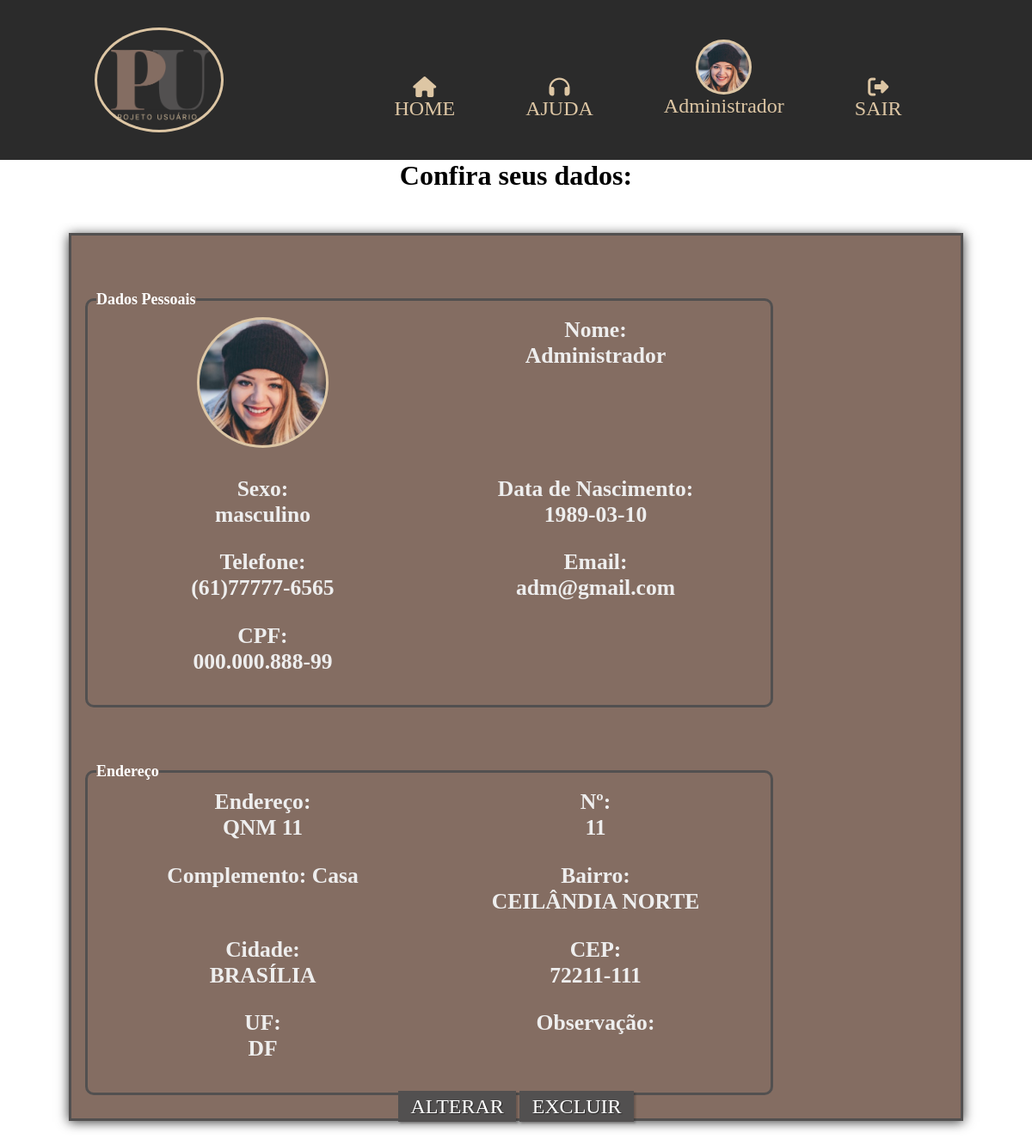
The app's page /view/perfil_usu.php (signed in) with its own data.
### tables this page shows
CREATE TABLE `usuario` (
  `id_usuario` INT(11) NOT NULL AUTO_INCREMENT,
  `nome_usu` VARCHAR(100) NOT NULL,
  `email` VARCHAR(100) NOT NULL,
  `senha` VARCHAR(50) NOT NULL,
  `telefone` VARCHAR(20) DEFAULT NULL,
  `cpf` VARCHAR(14) DEFAULT NULL,
  `sexo` ENUM('masculino', 'feminino', 'naoBinario', 'naoDeclarar') NOT NULL COMMENT 'Masculino\\nFeminino\\nNão Binário\\nNão Declarar',
  `dt_nascimento` DATE DEFAULT NULL,
  `endereco` VARCHAR(70) DEFAULT NULL,
  `numero` CHAR(7) DEFAULT NULL,
  `complemento` VARCHAR(15) DEFAULT NULL,
  `bairro` VARCHAR(70) DEFAULT NULL,
  `cidade` VARCHAR(70) DEFAULT NULL,
  `cep` CHAR(9) DEFAULT NULL,
  `uf` CHAR(2) DEFAULT NULL,
  `foto` VARCHAR(50) DEFAULT NULL,
  `obs` TEXT DEFAULT NULL,
  `situacao` VARCHAR(10) DEFAULT 'Ativo' COMMENT 'Ativo\\nCancelado\\nBloqueado',
  `fk_id_perfil` INT(11) NOT NULL,
  PRIMARY KEY (`id_usuario`, `fk_id_perfil`),
  INDEX `fk_usuario_perfil_usu1_idx` (`fk_id_perfil` ASC) ,
  CONSTRAINT `fk_usuario_perfil_usu1`
    FOREIGN KEY (`fk_id_perfil`)
    REFERENCES `perfil` (`id_perfil`)
    ON DELETE NO ACTION
    ON UPDATE NO ACTION);

### model/usuarioDAO.php (called while the page is built, shortened)
<?php
require_once 'conexao.php';
require_once 'usuarioDTO.php';
class UsuarioDAO{
    public $pdo ;
    public function __construct(){
        $this->pdo = Conexao::getInstance();
    }
    public function buscarPorID($id) {
        try {
            $sql = "SELECT * FROM usuario WHERE id_usuario=?";
            $stmt = $this->pdo->prepare($sql);
            $stmt->bindValue(1,$id);
            $stmt->execute();
            if ($stmt->rowCount() > 0) {
                $usuarioFetch = $stmt->fetch(PDO::FETCH_ASSOC);
                $usuarioDTO = new UsuarioDTO();
                $usuarioDTO->setId_usuario($usuarioFetch["id_usuario"]);
                $usuarioDTO->setNome_usu($usuarioFetch["nome_usu"]);
                $usuarioDTO->setEmail($usuarioFetch["email"]);
                $usuarioDTO->setSenha($usuarioFetch["senha"]);
                $usuarioDTO->setCpf($usuarioFetch["cpf"]);
                $usuarioDTO->setTelefone($usuarioFetch["telefone"]);
                $usuarioDTO->setSexo($usuarioFetch["sexo"]);
                $usuarioDTO->setDt_nascimento($usuarioFetch["dt_nascimento"]);
                $usuarioDTO->setEndereco($usuarioFetch["endereco"]);
                $usuarioDTO->setNumero($usuarioFetch["numero"]);
                $usuarioDTO->setComplemento($usuarioFetch["complemento"]);
                $usuarioDTO->setBairro($usuarioFetch["bairro"]);
                $usuarioDTO->setCidade($usuarioFetch["cidade"]);
                $usuarioDTO->setUf($usuarioFetch["uf"]);
                $usuarioDTO->setCep($usuarioFetch["cep"]);
                $usuarioDTO->setSituacao($usuarioFetch["situacao"]);
                $usuarioDTO->setFoto($usuarioFetch["foto"]);
                $usuarioDTO->setObs($usuarioFetch["obs"]);
                $usuarioDTO->setId_Perfil($usuarioFetch["fk_id_perfil"]);
                return $usuarioDTO;
            }
            return false;
        } catch (PDOException $exc) {
            echo $exc->getMessage();
            die();
        }
    }
    public function mostrarFoto($id) {
        try{
            $sql = "SELECT * FROM usuario u INNER JOIN perfil p ON u.fk_id_perfil = p.id_perfil WHERE id_usuario=?";
            $stmt = $this->pdo->prepare($sql);
            $stmt->bindValue(1, $id);
            $stmt->execute();
            $usuarioFetch = $stmt->fetch(PDO::FETCH_ASSOC);
           if($usuarioFetch != null){
                $usuarioDTO = new usuarioDTO();
                    return $usuarioFetch;
               }
               return null;
           }catch(PDOException $exc){
           echo $exc->getMessage();
       }
    }
}

### model/conexao.php (called while the page is built)
<?php
class Conexao{
    private static $conexao;
    public static function getInstance(){
        if(!isset(self::$conexao)){
            try{
                $options = array(
                    PDO::ATTR_PERSISTENT => true,
                    PDO::MYSQL_ATTR_INIT_COMMAND => 'SET NAMES UTF8',
                    PDO::ATTR_ERRMODE => PDO::ERRMODE_EXCEPTION
                );
                    self::$conexao = new PDO("mysql:host=localhost;dbname=projeto_usu","root","",$options);
            }catch(PDOException $exc){
                echo "Erro ao conectar ao banco ".$exc->getMessage();
            }
        }
        return self::$conexao;
    }
}

### model/usuarioDTO.php (called while the page is built, shortened)
<?php
class UsuarioDTO{
    private $id_usuario;
    private $nome_usu;
    private $email;
    private $cpf;
    private $telefone;
    private $sexo;
    private $dt_nascimento;
    private $endereco;
    private $numero;
    private $complemento;
    private $bairro;
    private $cidade;
    private $uf;
    private $cep;
    private $foto;
    public function getId_usuario(){
        return $this->id_usuario;
    }
    public function setId_usuario($id_usuario)
    {
        $this->id_usuario = $id_usuario;
        return $this;
    }
    public function getNome_usu(){
        return $this->nome_usu;
    }
    public function setNome_usu($nome_usu)
    {
        $this->nome_usu = ucwords(trim($nome_usu));
        return $this;
    }
    public function getEmail()
    {
        return $this->email;
    }
    public function setEmail($email)
    {
        $this->email = strtolower(trim($email));
        return $this;
    }
    public function setSenha($senha)
    {
        return $this;
    }
    public function getCpf(){
        return $this->cpf;
    }
    public function setCpf($cpf)
    {
        $this->cpf = $cpf;
        return $this;
    }
    public function getTelefone(){
        return $this->telefone;
    }
    public function setTelefone($telefone){
        $this->telefone = $telefone;
    }
    public function getSexo(){
        return $this->sexo;
    }
    public function setSexo($sexo){
        $this->sexo = $sexo;
    }
    public function getDt_nascimento(){
        return $this->dt_nascimento;
    }
    public function setDt_nascimento($dt_nascimento){
        $this->dt_nascimento = $dt_nascimento;
    }
    public function getFoto(){
        return $this->foto;
    }
    public function setFoto($foto){
        $this->foto = $foto;
    }
    public function getEndereco(){
        return $this->endereco;
    }
    public function setEndereco($endereco)
    {
        $this->endereco = $endereco;
        return $this;
    }
    public function getNumero(){
        return $this->numero;
    }
    public function setNumero($numero)
    {
        $this->numero = $numero;
        return $this;
    }
    public function getComplemento(){
        return $this->complemento;
    }
    public function setComplemento($complemento)
    {
        $this->complemento = $complemento;
        return $this;
    }
    public function getBairro(){
        return $this->bairro;
    }
    public function setBairro($bairro)
    {
        $this->bairro = $bairro;
        return $this;
    }
    public function getCidade(){
        return $this->cidade;
    }
    public function setCidade($cidade)
    {
        $this->cidade = $cidade;
        return $this;
    }
    public function getUf(){
        return $this->uf;
    }
    public function setUf($uf)
    {
        $this->uf = $uf;
        return $this;
    }
    public function getCep(){
        return $this->cep;
    }
    public function setCep($cep)
    {
        $this->cep = $cep;
        return $this;
    }
    public function setSituacao($situacao)
    {
        return $this;
    }
    public function setId_perfil($id_perfil)
    {
        return $this;
    }
}

### view/perfil_usu.php (the view, shortened to what this page needs)
<?php
require_once '../model/usuarioDAO.php';
$usuarioDAO = new UsuarioDAO();
if (isset($_SESSION["id_usuario"])) {
    $nome_usuario = $_SESSION["nome_usu"];
    $id = $_SESSION["id_usuario"];
    $id_perfil = $_SESSION["id_perfil"];
    $usuario = $usuarioDAO->buscarPorID($id);
    $usuarioFetch = $usuarioDAO->mostrarFoto($id);
} else {
    $nome_usuario = "";
    header("Location: ../index.php?msg=Usuário não encontrado");
    exit();
}
?>
<!DOCTYPE html>
<html>
<head>
    <link rel="stylesheet" href="../css/styleLog.css">
    <link rel="stylesheet" href="../css/style.css">
    <link rel="stylesheet" href="https://cdnjs.cloudflare.com/ajax/libs/font-awesome/6.4.0/css/all.min.css" />
    <link rel="stylesheet" href="https://cdn.jsdelivr.net/npm/sweetalert2@11.0.18/dist/sweetalert2.min.css">
</head>
<body>
    <header class="main_header">
        <a href="../index.php" class="logo">
            <img src="../assets/Logo.png" alt="Bem vindo ao projeto usuário">
        </a>
        <nav class="navbar">
            <a href="../index.php"><i class="fa-solid fa-house"></i>HOME</a></li>
            <a href="http://" target="_blank"><i class="fa-solid fa-headphones"></i>AJUDA</a>
            <?php
                if (!empty($nome_usuario)) {
                    if ($id_perfil == 1 || $id_perfil == 2 || $id_perfil == 3) {
                        $foto = $usuarioFetch['foto'] ?? "";
                        echo '<a href="perfil_usu.php">';
                        if ($foto) {
                                echo '<img src="../assets/pessoas/'.$foto.'" alt="Foto do Cliente">';
                            } else {
                                echo '<i class="fa-solid fa-user"></i>';
                            }
                        echo $nome_usuario.'</a>';
                        echo '<a class="border1" href="../control/control_sair.php" class="item_menu"><i class="fa-solid fa-right-from-bracket"></i>SAIR</a>';
                    }
                }
            ?>
        </nav>
    </header>
    <h1>Confira seus dados:</h1>
    <main id="container">
        <div class="dados">
            <fieldset class="grupo">
                <legend><strong>Dados Pessoais</strong></legend>
                <div class="field">
                    <?php if (!empty($usuario)) { ?>
                        <img class='profile' src="../assets/pessoas/<?= $usuario->getFoto(); ?>" alt="">
                    <?php } ?>
                </div>
                <p class="field"><strong>Nome:</strong> <br><?= $usuario->getNome_usu() ?></p>
                <p class="field"><strong>Sexo:</strong> <br><?= $usuario->getSexo() ?></p>
                <p class="field"><strong>Data de Nascimento:</strong> <br><?= $usuario->getDt_nascimento() ?></p>
                <p class="field"><strong>Telefone:</strong> <br><?= $usuario->getTelefone() ?></p>
                <p class="field"><strong>Email:</strong> <br><?= $usuario->getEmail() ?></p>
                <p class="field"><strong>CPF:</strong> <br><?= $usuario->getCpf() ?></p>
            </fieldset>
            <fieldset class="grupo">
                <legend>Endereço</legend>
                <p class="field"><strong>Endereço:</strong> <br><?= $usuario->getEndereco() ?></p>
                <p class="field"><strong>Nº:</strong> <br><?= $usuario->getNumero() ?></p>
                <p class="field"><strong>Complemento:</strong> <?= $usuario->getComplemento() ?></p>
                <p class="field"><strong>Bairro:</strong> <br><?= $usuario->getBairro() ?></p>
                <p class="field"><strong>Cidade:</strong> <br><?= $usuario->getCidade() ?></p>
                <p class="field"><strong>CEP:</strong> <br><?= $usuario->getCep() ?></p>
                <p class="field"><strong>UF:</strong> <br><?= $usuario->getUF() ?></p>
                <p class="field"><strong>Observação:</strong> <br><?= $usuario->getObs() ?></p>
            </fieldset>
            <a class="botao" href="./alterar_usu.php?id_usuario=<?= $usuario->getId_usuario() ?>">ALTERAR</a>
            <a class="botao" href="../control/excluir.php?id_usuario=<?= $usuario->getId_usuario() ?>" onclick="return confirm('Tem certeza de que deseja excluir o usuário?')">EXCLUIR</a>
        </div>
    </main>
</body>
</html>

### css/styleLog.css (style rules this page uses)
* { margin: 0; padding: 0; box-sizing: border-box; text-decoration: none; }
html { scroll-behavior: smooth; }
body { position: relative; }
#container { border: 3px solid #2B2B2B; box-shadow: 0 0.1rem 0.8rem rgba(0, 0, 0, 0.8); border-color: #525050; background: #846D62; margin: 3em 5em; }
.dados, h1 { text-align: center; }
fieldset { padding: 10px; border: 3px solid #525050; border-radius: 10px; width: 800px; margin: 4em 1em 0 1em; display: flex; flex-wrap: wrap; color: #eee; }
.field { margin-bottom: 1em; width: 50%; font-size: 1.6em; font-weight: 900; }
.field img { max-width: 6em; border-radius: 50%; -moz-border-radius: 50%; -webkit-border-radius: 50%; padding: 3px; background-color: #DDC6A4; }
legend { font-weight: bold; font-size: 18px; color: #fff; text-align: left; }
.botao { font-size: 1.5em; background: #525050; border: 0; margin-bottom: 1.2em; color: #ffffff; padding: 0.2em 0.6em; box-shadow: 2px 2px 2px rgba(0, 0, 0, 0.2); text-shadow: 1px 1px 1px rgba(0, 0, 0, 0.5); top: 95%; left: 50%; }
.botao, select { cursor: pointer; }

### css/style.css (style rules this page uses)
* { margin: 0; padding: 0; box-sizing: border-box; }
.main_header { width: 100% auto; padding: 2em; background-color: #2B2B2B; display: flex; justify-content: space-around; align-items: center; text-align: center; }
.main_header .logo { display: flex; align-items: center; }
.main_header .logo img { max-width: 150px; border-radius: 50%; -moz-border-radius: 50%; -webkit-border-radius: 50%; padding: 3px; background-color: #DDC6A4; }
.main_header .navbar { display: flex; align-items: baseline; }
.main_header .navbar a { display: flex; flex-direction: column; align-items: center; font-size: 1.5em; text-decoration: none; margin: 0 15px; padding: 0 26px; height: 100%; color: #DDC6A4; }
.main_header .navbar img { max-width: 2.7em; border-radius: 50%; -moz-border-radius: 50%; -webkit-border-radius: 50%; padding: 3px; background-color: #DDC6A4; }

### records on screen
usuario: foto (picture), nome_usu "Administrador", sexo "masculino", dt_nascimento "1989-03-10", telefone "(61)77777-6565", email "adm@gmail.com", cpf "000.000.888-99", endereco "QNM 11", numero "11", complemento "Casa", bairro "CEILÂNDIA NORTE", cidade "BRASÍLIA", cep "72211-111", uf "DF"

### other values on screen
$nome_usuario "Administrador"
